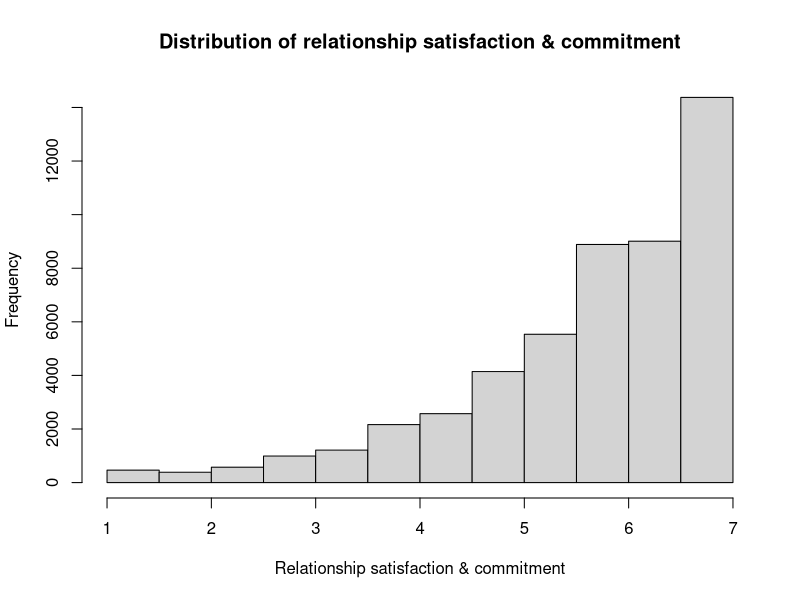
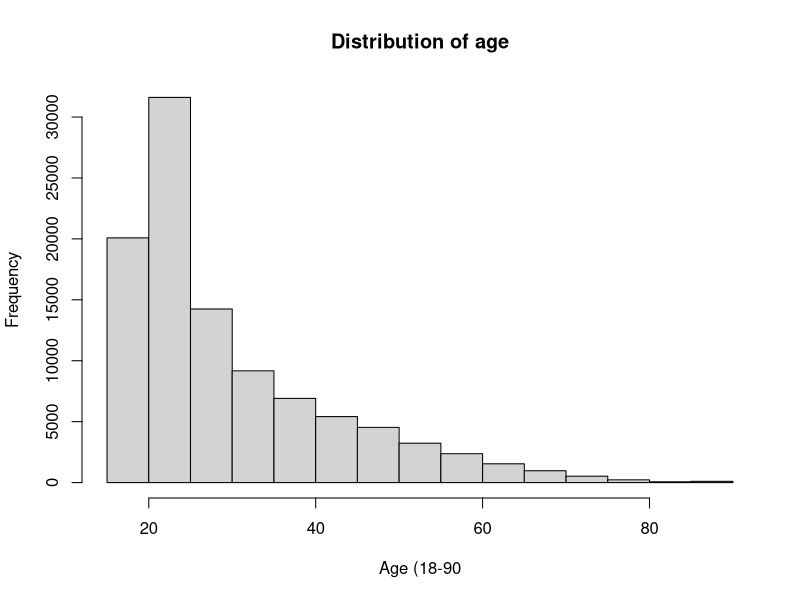
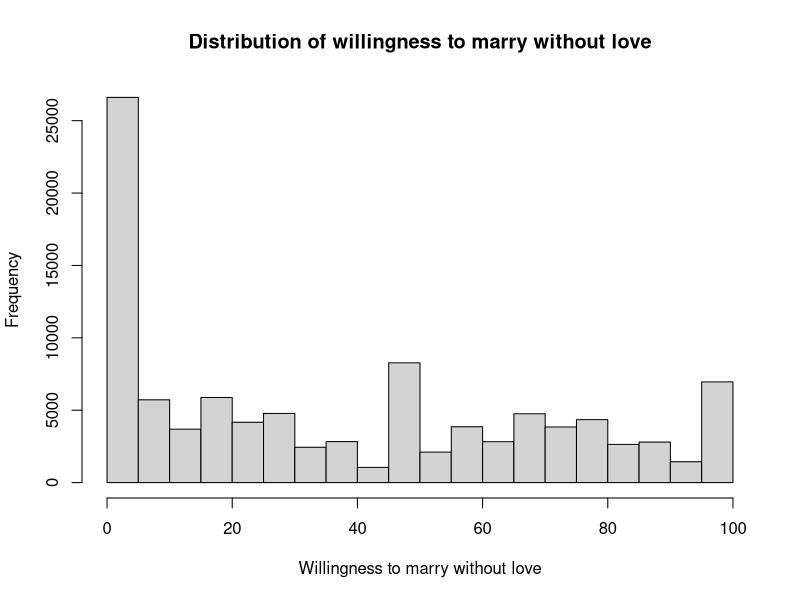

Generate these figures, in order, with R:
## ---- chunk 1
# Open the project's .Rproj file before running chunks.
# Install psych once in the Console if needed: install.packages("psych")
library(psych)

h1Data <- read.csv("script/data/processed_data/practice_h1.csv")
h2Data <- read.csv("script/data/processed_data/practice_h2.csv")

## ---- chunk 2
# A histogram groups numerical values into intervals (bins).
# Bar height shows how many observations fall in each interval.
# Start by looking at the distribution before calculating summary statistics.
# Add readable labels to the same histogram.
hist(h1Data$satisfaction_commitment,
     main = "Distribution of relationship satisfaction & commitment",
     xlab = "Relationship satisfaction & commitment")

hist(h2Data$Age,
     main = "Distribution of age",
     xlab = "Age (18-90")

hist(h2Data$Love_would_you_marry_1,
     main = "Distribution of willingness to marry without love",
     xlab = "Willingness to marry without love")
## ---- chunk 3
## H1 ##
#count:0 NA
sum(is.na(h1Data$satisfaction_commitment))

# Mean: add the scores and divide by the number of observed responses, no NAs to remove: 5.71
mean(h1Data$satisfaction_commitment, na.rm = F)
# Median: the middle score after sorting the responses: 6
median(h1Data$satisfaction_commitment, na.rm = F)

# Table: count how many people are in each category: 31269 no infidelity, 19050 infidelity
table(h1Data$infidelity, useNA = "ifany")

# Range: return the minimum and maximum, rather than their difference: 1-7 (composite of 1-7 Likert)
range(h1Data$satisfaction_commitment, na.rm = F)

# IQR: the 75th percentile minus the 25th percentile: 1.5
IQR(h1Data$satisfaction_commitment, na.rm = F)

## H2 ##
#count:0 NA for both
sum(is.na(h2Data$Age))
sum(is.na(h2Data$Love_would_you_marry_1))

# Mean: add the scores and divide by the number of observed responses, no NAs to remove
mean(h2Data$Age, na.rm = F) #30.24
mean(h2Data$Love_would_you_marry_1, na.rm = F) #38.46

# Median: the middle score after sorting the responses
median(h2Data$Age, na.rm = F) #25
median(h2Data$Love_would_you_marry_1, na.rm = F) #30

# Range: return the minimum and maximum, rather than their difference: 1-7 (composite of 1-7 Likert)
range(h2Data$Age, na.rm = F) #18-90
range(h2Data$Love_would_you_marry_1, na.rm = F) #0-100

# IQR: the 75th percentile minus the 25th percentile: 1.5
IQR(h2Data$Age, na.rm = F) #15
IQR(h2Data$Love_would_you_marry_1, na.rm = F) #65
## ---- chunk 4
# scale() uses z = (original score - mean) / standard deviation by default.
# Keep the original commitment scores and store the standardized values separately.
# scale() returns a matrix; as.numeric() makes a simple numeric column.

h1Data$satisfaction_commitment_z <- as.numeric(scale(h1Data$satisfaction_commitment))

h2Data$Age_z <- as.numeric(scale(h2Data$Age))

h2Data$Love_would_you_marry_1_z <- as.numeric(scale(h2Data$Love_would_you_marry_1))

# Standardized scores have mean approximately 0 and standard deviation 1.
mean(h1Data$satisfaction_commitment_z, na.rm = T)
mean(h2Data$Age_z, na.rm = T)
mean(h2Data$Love_would_you_marry_1_z, na.rm = T)

sd(h1Data$satisfaction_commitment_z, na.rm = T)
sd(h2Data$Age_z, na.rm = T)
sd(h2Data$Love_would_you_marry_1_z, na.rm = T)

## ---- chunk 5
# Covariance describes whether two variables tend to move together.
# Positive: higher values tend to occur together. Negative: higher values tend to accompany lower values.
# Its size depends on the units and is not restricted to -1 through 1.
#cov: -40.30
cov(h2Data$Age, h2Data$Love_would_you_marry_1, use = "complete.obs") #only use when you have data for both

# Pearson correlation expresses a linear association on a -1 to 1 scale.
#cor: -0.096
cor(h2Data$Age, h2Data$Love_would_you_marry_1, use = "complete.obs")

# Select numerical variables only; do not include participant IDs or category codes.
corDataH2 <- h2Data[, c("Age", "Love_would_you_marry_1")]

# A correlation matrix gives the correlation for each pair of columns.
# The diagonal is 1 because each variable is correlated with itself.
cor(corDataH2, use = "complete.obs")
## ---- chunk 6
# summary() reports minimum, quartiles, median, mean, maximum, and missing counts when present.
summary(corDataH2)

# psych::describe() reports n, mean, SD, median, minimum, maximum, range width (max minus min), skewness, kurtosis, and other summaries.
# However it does not report every statistic above: compute IQR, cov(), and cor() separately.
psych::describe(corDataH2)
